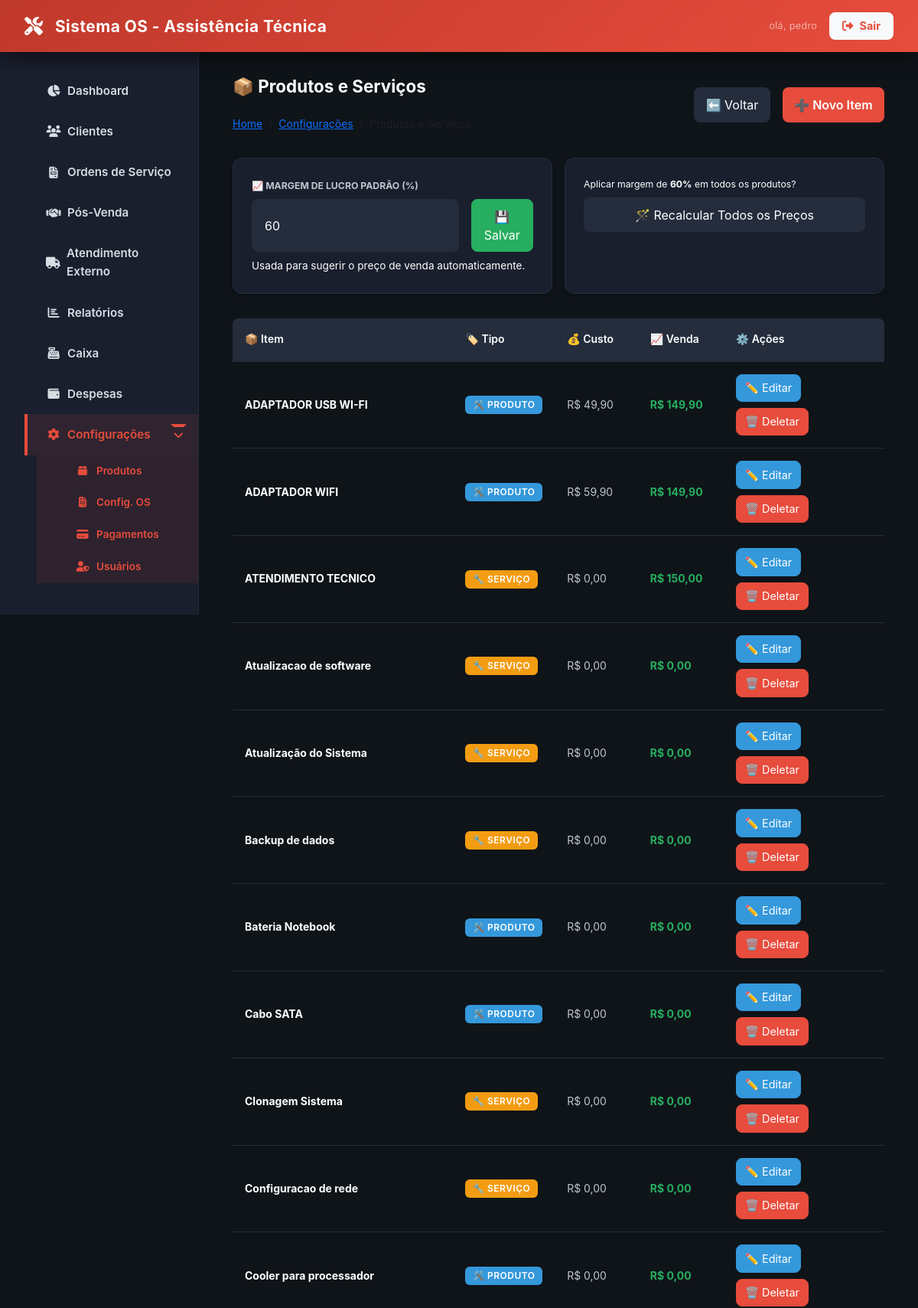
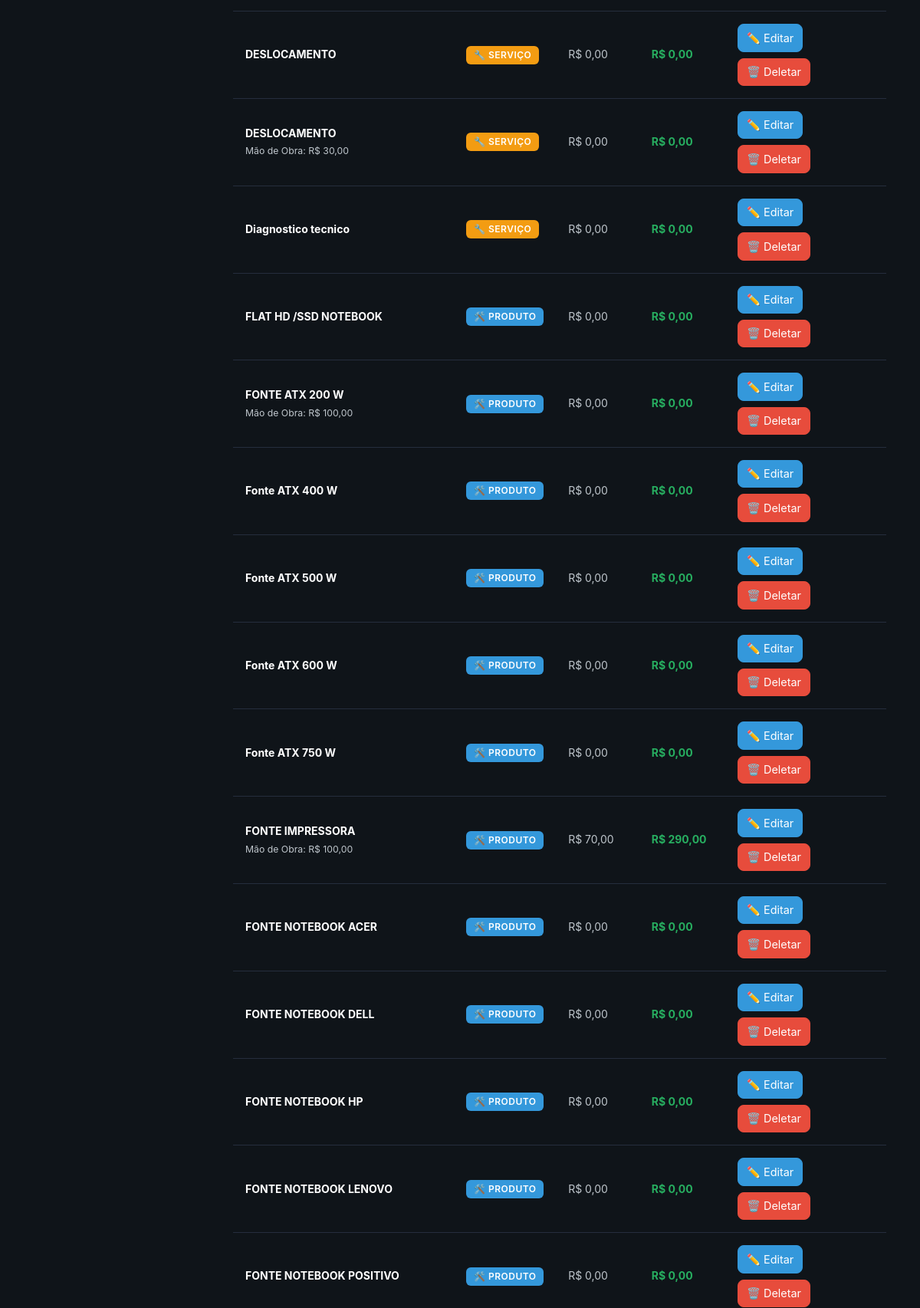
Screenshot of /configuracoes/produtos-servicos (signed in, upper part) with the database file from the repository (2 pictures, top to bottom).
### tables this page shows
CREATE TABLE `produtos_servicos` (
  `id` int NOT NULL,
  `nome` varchar(150) NOT NULL,
  `tipo` enum('produto','servico') NOT NULL,
  `custo` decimal(10,2) DEFAULT '0.00',
  `valor_venda` decimal(10,2) DEFAULT '0.00',
  `mao_de_obra` decimal(10,2) DEFAULT '0.00',
  `ativo` tinyint(1) DEFAULT '1',
  `created_at` timestamp NULL DEFAULT CURRENT_TIMESTAMP,
  `updated_at` timestamp NULL DEFAULT NULL ON UPDATE CURRENT_TIMESTAMP
);

### app/Core/Controller.php (called while the page is built, shortened)
<?php
abstract class Controller
{
    protected function view(string $view, array $data = []): void
    {
        extract($data);
        $path = __DIR__ . "/../Views/{$view}.php";
        require $path;
    }
}

### app/Controllers/BaseController.php (called while the page is built, shortened)
<?php
abstract class BaseController extends Controller
{
    protected function render(string $view, array $data = []): void
    {
        $data['content'] = __DIR__ . "/../Views/{$view}.php";
        if (!isset($data['user'])) {
            $data['user'] = Auth::user();
        }
        $this->view('layout/main', $data);
    }
}

### app/Controllers/ProdutoServicoController.php (called while the page is built, shortened)
<?php
class ProdutoServicoController extends BaseController
{
    private $produtoModel;
    private $configModel;
    public function __construct()
    {
        $this->produtoModel = new ProdutoServico();
        $this->configModel = new ConfiguracaoGeral();
    }
    public function index()
    {
        $itens = $this->produtoModel->getAll();
        $porcentagem = $this->configModel->getValor('porcentagem_venda') ?? 0;
        $this->render('configuracoes/produtos_servicos/index', [
            'title' => 'Produtos e Serviços',
            'current_page' => 'configuracoes_produtos',
            'itens' => $itens,
            'porcentagem' => $porcentagem
        ]);
    }
}

### public/index.php (called while the page is built, shortened)
<?php
require_once __DIR__ . '/../app/Core/Autoload.php';
$router = require_once __DIR__ . '/../app/routes.php';
$uri = trim(parse_url($_SERVER['REQUEST_URI'], PHP_URL_PATH), '/');
$method = $_SERVER['REQUEST_METHOD'];
$router->dispatch($uri, $method);

### app/Core/Autoload.php (called while the page is built, shortened)
<?php
spl_autoload_register(function ($class) {
    $prefix = 'App\\';
    $base_dir = __DIR__ . '/../';
    $len = strlen($prefix);
    if (strncmp($prefix, $class, $len) !== 0) {
        return;
    }
    $relative_class = substr($class, $len);
    $file = $base_dir . str_replace('\\', '/', $relative_class) . '.php';
});

### app/Core/Database.php (called while the page is built, shortened)
<?php
class Database
{
    private static ?Database $instance = null;
    private PDO $conn;
    private function __construct()
    {
        $host = DB_HOST;
        $db   = DB_NAME;
        $user = DB_USER;
        $pass = DB_PASS;
        $charset = 'utf8mb4';
        $dsn = "mysql:host=$host;dbname=$db;charset=$charset";
        $options = [
            PDO::ATTR_ERRMODE            => PDO::ERRMODE_EXCEPTION,
            PDO::ATTR_DEFAULT_FETCH_MODE => PDO::FETCH_ASSOC,
            PDO::ATTR_EMULATE_PREPARES   => false,
            PDO::MYSQL_ATTR_INIT_COMMAND => "SET NAMES utf8mb4; SET time_zone = '-03:00'"
        ];
        try {
            $this->conn = new PDO($dsn, $user, $pass, $options);
        } catch (PDOException $e) {
            error_log("Erro de Conexão com o Banco de Dados: " . $e->getMessage());
            if (($_ENV['APP_DEBUG'] ?? 'false') === 'true') {
                die("Erro de Conexão: " . $e->getMessage());
            }
            die("Erro de Conexão: Por favor, tente novamente mais tarde.");
        }
    }
    public static function getInstance(): Database
    {
        if (self::$instance === null) {
            self::$instance = new self();
        }
        return self::$instance;
    }
    public function getConnection(): PDO
    {
        return $this->conn;
    }
}

### app/Core/Model.php (called while the page is built, shortened)
<?php
abstract class Model
{
    public function __construct()
    {
        $this->db = Database::getInstance()->getConnection();
    }
}

### app/Models/ConfiguracaoGeral.php (called while the page is built, shortened)
<?php
class ConfiguracaoGeral extends Model
{
    protected string $table = 'configuracoes_gerais';
    public function getValor(string $chave)
    {
        $stmt = $this->db->prepare("SELECT valor FROM {$this->table} WHERE chave = :chave");
        $stmt->execute(['chave' => $chave]);
        $result = $stmt->fetch();
        return $result ? $result['valor'] : null;
    }
}

### app/Models/ProdutoServico.php (called while the page is built, shortened)
<?php
class ProdutoServico extends Model
{
    protected string $table = 'produtos_servicos';
    public function getAll(): array
    {
        $sql = "SELECT * FROM {$this->table} WHERE ativo = 1 ORDER BY nome ASC";
        $stmt = $this->db->prepare($sql);
        $stmt->execute();
        return $stmt->fetchAll();
    }
}

### app/Views/configuracoes/produtos_servicos/index.php (the view, shortened to what this page needs)
<?php
require_once __DIR__ . '/../../layout/main.php';
?>
<div class="container">
    <div class="d-flex justify-between align-center mb-4 flex-wrap">
        <div>
            <h1>📦 <?php echo htmlspecialchars($title ?? 'Produtos e Serviços'); ?></h1>
            <nav aria-label="breadcrumb">
                <ol class="breadcrumb mb-0">
                    <li class="breadcrumb-item"><a href="<?= BASE_URL ?>dashboard">Home</a></li>
                    <li class="breadcrumb-item"><a href="<?= BASE_URL ?>configuracoes">Configurações</a></li>
                    <li class="breadcrumb-item active">Produtos e Serviços</li>
                </ol>
            </nav>
        </div>
        <div class="d-flex gap-2">
            <a href="<?= BASE_URL ?>configuracoes" class="btn btn-secondary">
                ⬅️ Voltar
            </a>
            <a href="<?= BASE_URL ?>configuracoes/produtos-servicos/form" class="btn btn-primary">
                ➕ Novo Item
            </a>
        </div>
    </div>
    <div class="grid-search mb-4" style="grid-template-columns: 1fr 1fr; align-items: stretch;">
        <div class="card m-0">
            <form action="<?= BASE_URL ?>configuracoes/salvar-porcentagem" method="POST">
                <label class="form-label text-muted small fw-bold">📈 MARGEM DE LUCRO PADRÃO (%)</label>
                <div class="d-flex gap-2">
                    <input type="number" step="0.01" name="porcentagem_venda" class="form-control" value="<?= $porcentagem ?>" required>
                    <button type="submit" class="btn btn-success" title="Salvar nova margem">
                        💾 Salvar
                    </button>
                </div>
                <p class="text-muted fs-sm mt-2 mb-0">Usada para sugerir o preço de venda automaticamente.</p>
            </form>
        </div>
        <div class="card m-0 d-flex flex-column justify-center">
            <p class="small text-muted mb-2">Aplicar margem de <strong><?= $porcentagem ?>%</strong> em todos os produtos?</p>
            <form action="<?= BASE_URL ?>configuracoes/atualizar-precos-massa" method="POST" onsubmit="return confirm('⚠️ Atenção: Isso irá recalcular o preço de venda de TODOS os produtos ativos. Deseja continuar?')">
                <button type="submit" class="btn btn-secondary w-100">
                    🪄 Recalcular Todos os Preços
                </button>
            </form>
        </div>
    </div>
    <?php if (empty($itens)): ?>
        <div class="card">
            <div class="alert alert-info m-0">
                <span>ℹ️ Nenhum item encontrado.</span>
            </div>
        </div>
    <?php else: ?>
        <div class="overflow-x-auto">
            <table class="table">
                <thead>
                    <tr>
                        <th>📦 Item</th>
                        <th>🏷️ Tipo</th>
                        <th>💰 Custo</th>
                        <th>📈 Venda</th>
                        <th>⚙️ Ações</th>
                    </tr>
                </thead>
                <tbody>
                    <?php foreach ($itens as $item): ?>
                        <tr>
                            <td>
                                <strong><?= htmlspecialchars($item['nome']) ?></strong>
                                <?php if($item['mao_de_obra'] > 0): ?>
                                    <br><small class="text-muted">Mão de Obra: R$ <?= number_format($item['mao_de_obra'], 2, ',', '.') ?></small>
                                <?php endif; ?>
                            </td>
                            <td>
                                <span class="badge" style="background-color: <?= $item['tipo'] == 'produto' ? 'var(--info)' : 'var(--warning)' ?>;">
                                    <?= $item['tipo'] == 'produto' ? '🛠️ Produto' : '🔧 Serviço' ?>
                                </span>
                            </td>
                            <td>
                                <span class="text-muted">R$ <?= number_format($item['custo'], 2, ',', '.') ?></span>
                            </td>
                            <td>
                                <strong class="text-success">R$ <?= number_format($item['valor_venda'], 2, ',', '.') ?></strong>
                            </td>
                            <td>
                                <div class="d-flex gap-1 flex-wrap">
                                    <a href="<?= BASE_URL ?>configuracoes/produtos-servicos/form?id=<?= $item['id'] ?>" class="btn btn-info btn-sm" title="Editar">
                                        ✏️ Editar
                                    </a>
                                    <form action="<?= BASE_URL ?>configuracoes/produtos-servicos/deletar" method="POST" class="d-inline" onsubmit="return confirm('⚠️ Tem certeza que deseja deletar este item?');">
                                        <button type="submit" class="btn btn-danger btn-sm" title="Deletar">
                                            🗑️ Deletar
                                        </button>
                                    </form>
                                </div>
                            </td>
                        </tr>
                    <?php endforeach; ?>
                </tbody>
            </table>
        </div>
    <?php endif; ?>
</div>

### app/Core/Router.php (shortened to what this page needs)
<?php
class Router
{
    protected array $routes = [];
    public function add(string $method, string $uri, string $controller): void
    {
        $this->routes[] = [
            'uri' => trim($uri, '/'),
            'controller' => $controller,
            'method' => strtoupper($method),
        ];
    }
    public function dispatch(string $uri, string $method): void
    {
        $uri = trim($uri, '/');
        $method = strtoupper($method);
        foreach ($this->routes as $route) {
            if ($route['uri'] === $uri && $route['method'] === $method) {
                $parts = explode('@', $route['controller']);
                $action = $parts[1] ?? 'index';
                $controller = new $controllerClass();
                $controller->$action();
                return;
            }
        }
    }
}

### rows the page displays
produtos_servicos: nome "ADAPTADOR USB WI-FI", tipo "🛠️ PRODUTO", custo "49,90", valor_venda "149,90"
produtos_servicos: nome "ADAPTADOR WIFI", tipo "🛠️ PRODUTO", custo "59,90", valor_venda "149,90"
produtos_servicos: nome "ATENDIMENTO TECNICO", tipo "🔧 SERVIÇO", custo "0,00", valor_venda "150,00"
produtos_servicos: nome "Atualizacao de software", tipo "🔧 SERVIÇO", custo "0,00", valor_venda "0,00"
produtos_servicos: nome "Atualização do Sistema", tipo "🔧 SERVIÇO", custo "0,00", valor_venda "0,00"
produtos_servicos: nome "Backup de dados", tipo "🔧 SERVIÇO", custo "0,00", valor_venda "0,00"
produtos_servicos: nome "Bateria Notebook", tipo "🛠️ PRODUTO", custo "0,00", valor_venda "0,00"
produtos_servicos: nome "Cabo SATA", tipo "🛠️ PRODUTO", custo "0,00", valor_venda "0,00"
produtos_servicos: nome "Clonagem Sistema", tipo "🔧 SERVIÇO", custo "0,00", valor_venda "0,00"
produtos_servicos: nome "Configuracao de rede", tipo "🔧 SERVIÇO", custo "0,00", valor_venda "0,00"
produtos_servicos: nome "Cooler para processador", tipo "🛠️ PRODUTO", custo "0,00", valor_venda "0,00"
produtos_servicos: nome "DESLOCAMENTO", tipo "🔧 SERVIÇO", custo "0,00", valor_venda "0,00"
produtos_servicos: nome "DESLOCAMENTO", mao_de_obra "30,00", tipo "🔧 SERVIÇO", custo "0,00", valor_venda "0,00"
produtos_servicos: nome "Diagnostico tecnico", tipo "🔧 SERVIÇO", custo "0,00", valor_venda "0,00"
produtos_servicos: nome "FLAT HD /SSD NOTEBOOK", tipo "🛠️ PRODUTO", custo "0,00", valor_venda "0,00"
produtos_servicos: nome "FONTE ATX 200 W", mao_de_obra "100,00", tipo "🛠️ PRODUTO", custo "0,00", valor_venda "0,00"
produtos_servicos: nome "Fonte ATX 400 W", tipo "🛠️ PRODUTO", custo "0,00", valor_venda "0,00"
produtos_servicos: nome "Fonte ATX 500 W", tipo "🛠️ PRODUTO", custo "0,00", valor_venda "0,00"
produtos_servicos: nome "Fonte ATX 600 W", tipo "🛠️ PRODUTO", custo "0,00", valor_venda "0,00"
produtos_servicos: nome "Fonte ATX 750 W", tipo "🛠️ PRODUTO", custo "0,00", valor_venda "0,00"
produtos_servicos: nome "FONTE IMPRESSORA", mao_de_obra "100,00", tipo "🛠️ PRODUTO", custo "70,00", valor_venda "290,00"
produtos_servicos: nome "FONTE NOTEBOOK ACER", tipo "🛠️ PRODUTO", custo "0,00", valor_venda "0,00"
produtos_servicos: nome "FONTE NOTEBOOK DELL", tipo "🛠️ PRODUTO", custo "0,00", valor_venda "0,00"
produtos_servicos: nome "FONTE NOTEBOOK HP", tipo "🛠️ PRODUTO", custo "0,00", valor_venda "0,00"
produtos_servicos: nome "FONTE NOTEBOOK LENOVO", tipo "🛠️ PRODUTO", custo "0,00", valor_venda "0,00"
produtos_servicos: nome "FONTE NOTEBOOK POSITIVO", tipo "🛠️ PRODUTO", custo "0,00", valor_venda "0,00"

### other values shown
$porcentagem "60"
